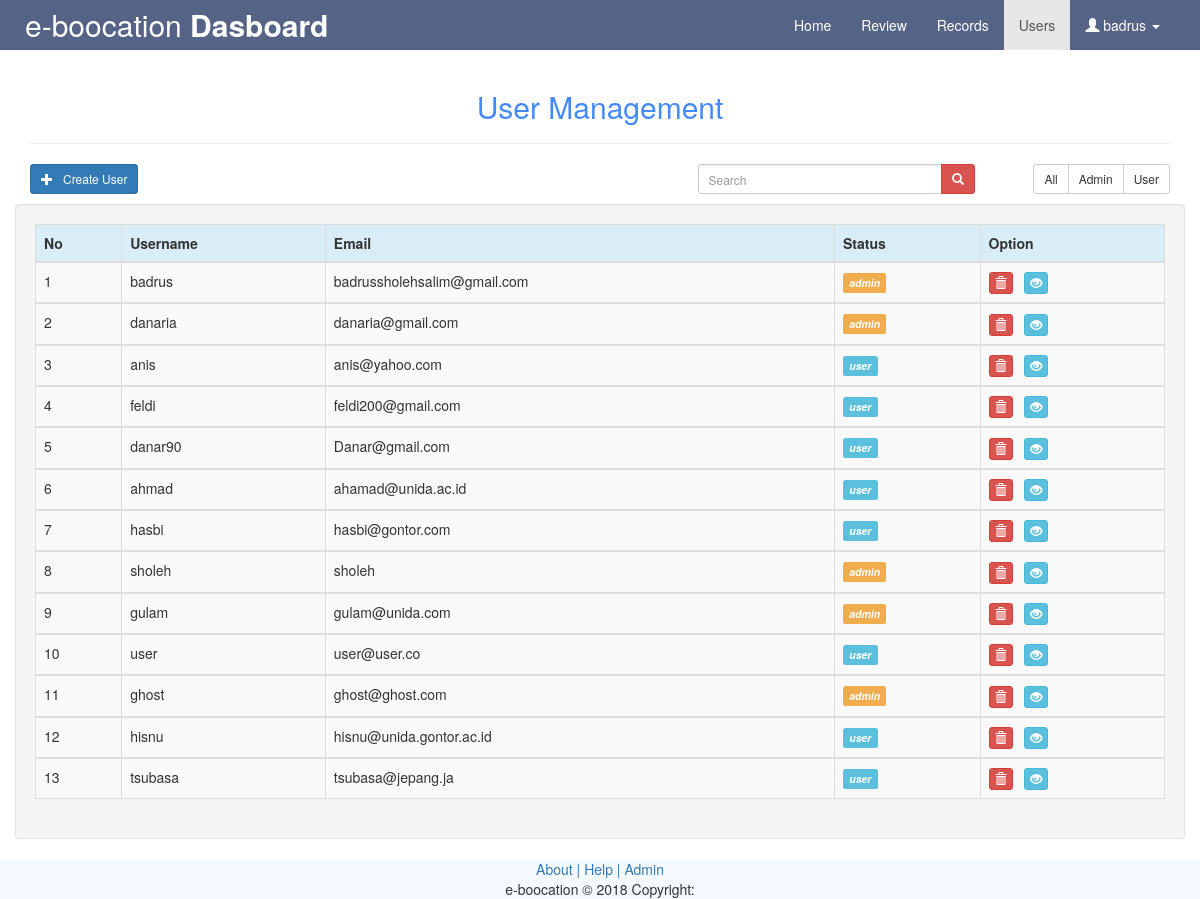
The page /admin/user.php (signed in) on the database its author committed.
### tables this page shows
CREATE TABLE `user` (
  `id` int(5) NOT NULL AUTO_INCREMENT,
  `username` varchar(20) NOT NULL,
  `email` varchar(50) DEFAULT NULL,
  `status` enum('user','admin') DEFAULT NULL,
  `password` varchar(20) DEFAULT NULL,
  PRIMARY KEY (`id`,`username`)
);

### admin/user.php (the view, shortened to what this page needs)
<?php
$level = $_SESSION['status'];
if ($level!='admin'){
 echo "<div style=\"width: 100%; text-align: center;\"><h1>Untuk Mengakses, Anda harus login sebagai admin.</h1>
 <button><a href=\"index.php\">LOGIN</a></button></div>";
}
else{
 ?>
 <!DOCTYPE html>
 <html>
 <head>
  <link rel="stylesheet" href="../aaa/css/bootstrap.min.css">
  <link rel="stylesheet" href="../aaa/css/ownstyle.css">
</head>
<body>
  <nav class="my-navbar navbar navbar-default">
    <div class="container-fluid">
      <div class="navbar-header">
        <a class="mybrand navbar-brand" href="dashboard.php">e-boocation <b>Dasboard</b></a>
      </div>
      <div class="collapse navbar-collapse" id="bs-example-navbar-collapse-1">
        <ul class="mymenu nav navbar-nav navbar-right">
          <li><a href="dashboard.php">Home</a></li>
          <li><a href="review.php">Review</a></li>
          <li><a href="record.php">Records</a></li>
          <li class="active"><a href="user.php">Users</a></li>
          <li class="dropdown"><a href="#" class="dropdown-toggle" data-toggle="dropdown">
            <i class="glyphicon glyphicon-user"></i> <?php echo $_SESSION['username']; ?> <b class="caret"></b></a>
          </li>
        </ul>
      </div>
    </div>
  </nav>
  <div class="container">
    <h2 style="color: #448aff;text-align: center;"> User Management </h2>
    <hr>
    <div class="row" style="margin-bottom: 10px;">
      <div class="col-md-4">
        <a style="margin-right: 15px;" href="create.php" class="btn btn-primary btn-sm pull-left" role="button"> <span class="glyphicon glyphicon-plus"></span> &nbsp Create User</a>
      </div>
      <div class="col-md-6">
        <form class="form-search" action="user.php" method="post">
          <div id="custom-search-input">
              <div class="input-group col-md-6 pull-right">
                  <input type="text" name="search" class="search-query form-control input-sm" placeholder="Search" />
                  <span class="input-group-btn">
                      <button class="btn btn-danger btn-sm" type="submit">
                          <span class="glyphicon glyphicon-search"></span>
                      </button>
                  </span>
              </div>
          </div>
        </form>
      </div>
      <div class="col-md-2 pull-right">
        <form class="from form-horizontal" method="get" action="user.php">
          <div class="btn-group btn-group-sm text-center pull-right" role="group">
            <a type="submit" name="level" class="btn btn-default" href="user.php">All</a>
            <button type="submit" name="level" class="btn btn-default" value="admin">Admin</button>
            <button type="submit" name="level" class="btn btn-default" value="user">User</button>
          </div>
        </form>
      </div>
    </div>
    <div class="row well">
      <table class="table table-striped table-hover table-bordered">
        <thead>
          <tr class="row-name info">
            <th>No</th>
            <th>Username</th>
            <th>Email</th>
            <th>Status</th>
            <th>Option</th>
          </tr>
        </thead>
        <?php
        require "../koneksi.php";
        if (isset($_GET['level'])) {
          $sort=$_GET['level'];
          $user=mysqli_query($koneksi, "SELECT * FROM user WHERE status='$sort'");
        }
        elseif (isset($_POST['search'])){
          $keyword = $_POST['search'];
          $user=mysqli_query($koneksi, "SELECT * FROM user WHERE username LIKE '%$keyword%'");
        }
        else {
          $user=mysqli_query($koneksi, "SELECT * FROM user");
        }
        $no = 1;
        while ($data = mysqli_fetch_array($user)) {
          ?>
          <tbody>
            <tr class="row-content">
              <td><?php echo $no++ ?></td>
              <td><?php echo $data['username'] ?></td>
              <td><?php echo $data['email'] ?></td>
              <td>
                <?php
                if ($data['status']=='user') {
                 echo "<i class=\"label label-info\">user</i>";
               }
               elseif ($data['status']=='admin') {
                echo "<i class=\"label label-warning\">admin</i>";
              }
              ?>
            </td>
            <td>
              <a class="btn btn-danger btn-xs" href="../action.php?act=deleteuser&id=<?php echo $data['id'] ?>" aria-label="Settings">
               <i class="glyphicon glyphicon-trash" aria-hidden="true"></i>
             </a> &nbsp
             <a class="btn btn-info btn-xs" href="viewuser.php?id=<?php echo $data['id'] ?>" aria-label="Settings">
               <i class="glyphicon glyphicon-eye-open" aria-hidden="true"></i>
             </a>
           </td>
         </tr>
       </tbody>
       <?php } ?>
     </table>
   </div>
 </div>
 <div class="footer" style="background-color: #f4f8ff;">
  <div class="container">
    <div class="text-center">
      <a href="../about" target="_blank"> About |</a>
      <a href="https://mail.google.com/mail/u/0/?view=cm&fs=1&tf=1&to=badrus@unida.gontor.ac.id&subject=bantuan&body=saya ingin bertanya tentang" target="_blank"> Help |</a>
      <a href="dashboard.php"> Admin </a><br> e-boocation &copy; 2018 Copyright:
    </div>
  </div>
</div>
</body>
</html>
<?php } ?>

### aaa/css/ownstyle.css (style rules this page uses)
.my-navbar { background-color: #546386; border-radius: 0; border: 0; padding: 0px 10px 0px 10px; }
.my-navbar .mybrand { color: white; font-size: 30px; }
.my-navbar .mymenu li a { color: white; }

### rows shown on the page
user: username "badrus", email "badrussholehsalim@gmail.com", status "admin"
user: username "danaria", email "danaria@gmail.com", status "admin"
user: username "anis", email "anis@yahoo.com", status "user"
user: username "feldi", email "feldi200@gmail.com", status "user"
user: username "danar90", email "Danar@gmail.com", status "user"
user: username "ahmad", email "ahamad@unida.ac.id", status "user"
user: username "hasbi", email "hasbi@gontor.com", status "user"
user: username "sholeh", email "sholeh", status "admin"
user: username "gulam", email "gulam@unida.com", status "admin"
user: username "user", email "user@user.co", status "user"
user: username "ghost", email "ghost@ghost.com", status "admin"
user: username "hisnu", email "hisnu@unida.gontor.ac.id", status "user"
user: username "tsubasa", email "tsubasa@jepang.ja", status "user"

### other values the page prints
$_SESSION['username'] "badrus"
